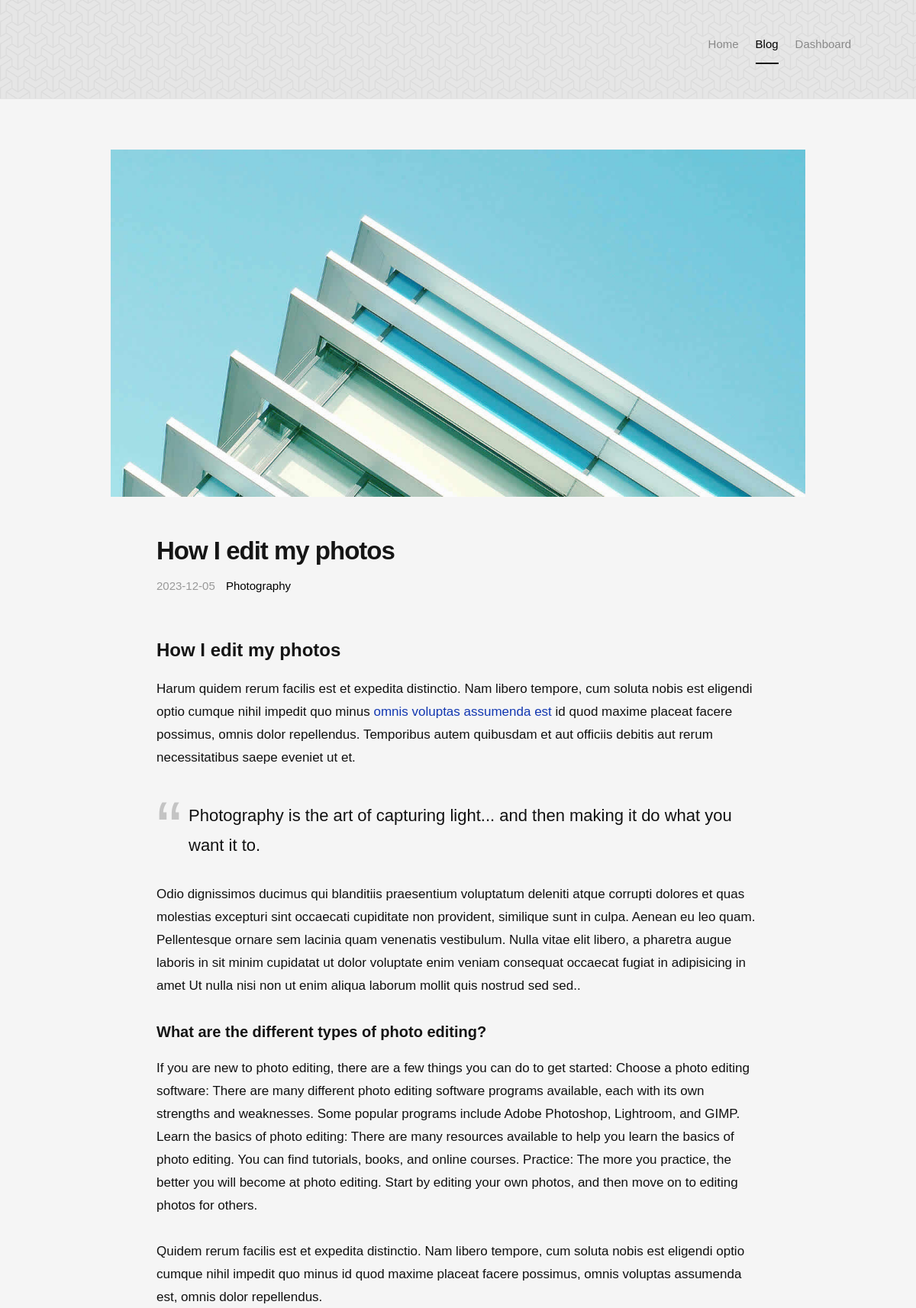
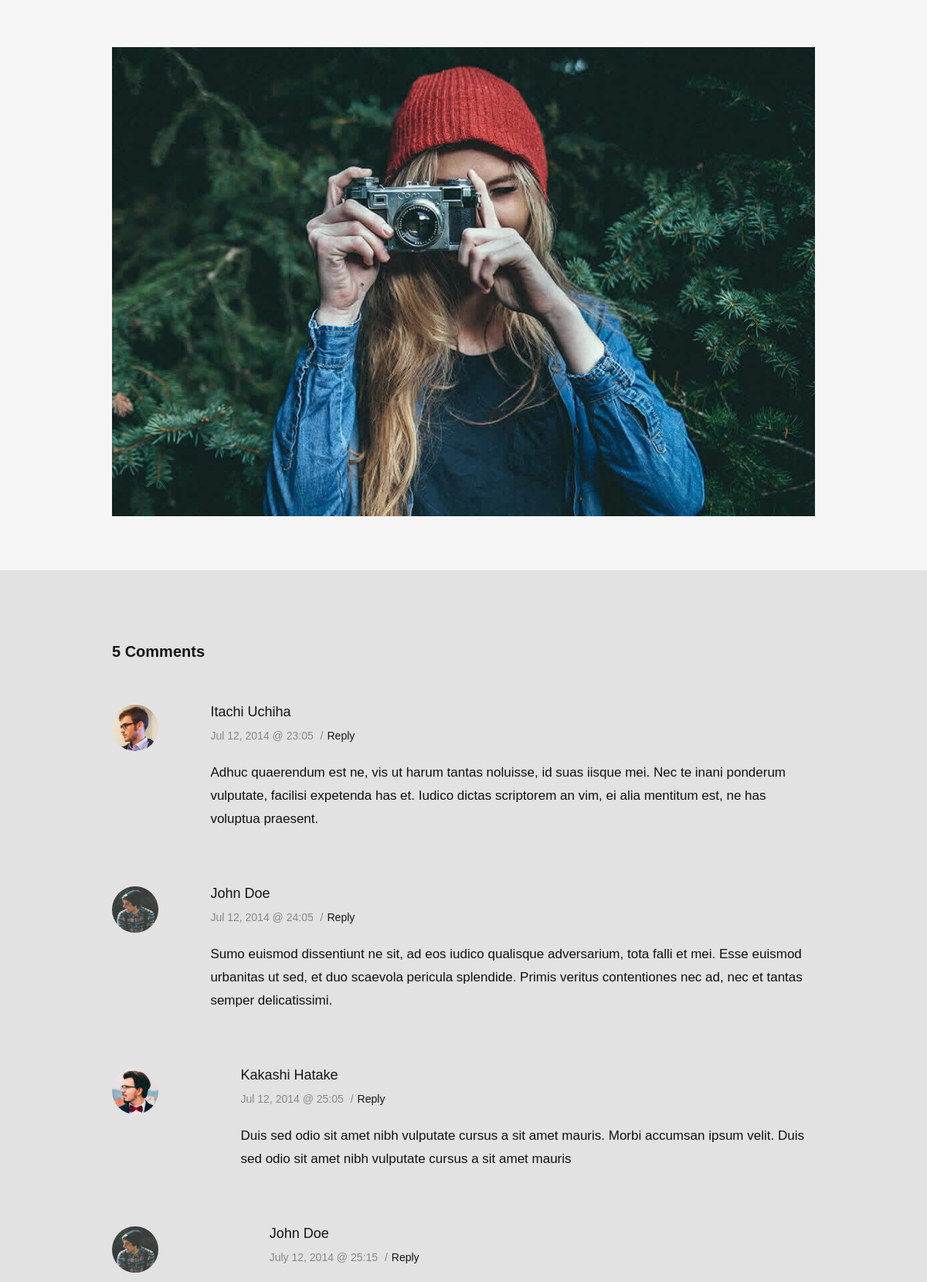
The page /blog/1 (upper part) on the database its author committed (2 pictures, top to bottom).
### app.py (models this page shows)
class Blog(db.Model):
    id = db.Column(db.Integer, primary_key=True)
    title = db.Column(db.String(100), nullable=False)
    type = db.Column(db.String(100), nullable=False)
    date = db.Column(db.String(100), nullable=True)
    description = db.Column(db.Text, nullable=False)
    content = db.Column(db.Text, nullable=False)
    author_id = db.Column(db.Integer, db.ForeignKey('user.id'), nullable=False)

### app.py (the view)
@app.route('/blog/<int:blog_id>')
def blog(blog_id):
    blog = Blog.query.get_or_404(blog_id)
    return render_template('blog.html', blog=blog)

### templates/blog.html (shortened to what this page needs)
<!DOCTYPE html>
<html class="no-js" lang="en">
<head>
   <link rel="stylesheet" href="/static/css/base.css">
   <link rel="stylesheet" href="/static/css/vendor.css">
   <link rel="stylesheet" href="/static/css/main.css">
</head>
<body id="top">
   <header class="short-header">
   	<div class="row header-content">
        <div class="logo">
            <a href="#">Author</a>
         </div>
       <nav id="main-nav-wrap">
           <ul class="main-navigation sf-menu">
               <li><a href="{{url_for('index')}}" title="">Home</a></li>
               <li class="current">
                   <a href="#" title="">Blog</a>
               </li>
               <li><a href="{{url_for('dashboard')}}" title="">Dashboard</a></li>
           </ul>
       </nav>
			<div class="triggers">
				<a class="search-trigger" href="#"><i class="fa fa-search"></i></a>
			</div>
   	</div>
   </header>
   <section id="content-wrap" class="blog-single">
   	<div class="row">
   		<div class="col-twelve">
   			<article class="format-standard">
   				<div class="content-media">
						<div class="post-thumb">
							<img src="/static/images/thumbs/single/single-01.jpg">
						</div>
					</div>
					<div class="primary-content">
						<h1 class="page-title">{{blog.title}}</h1>
						<ul class="entry-meta">
							<li class="date">{{blog.date}}</li>
							<li class="cat"><a href="">{{blog.type}}</a></li>
						</ul>
						<p>{{blog.content | safe}}</p>
						<p><img src="/static/images/shutterbug.jpg" alt=""></p>
				</article>
			</div>
   	</div>
		<div class="comments-wrap">
			<div id="comments" class="row">
				<div class="col-full">
               <h3>5 Comments</h3>
               <ol class="commentlist">
                  <li class="depth-1">
                     <div class="avatar">
                        <img width="50" height="50" class="avatar" src="/static/images/avatars/user-01.jpg" alt="">
                     </div>
                     <div class="comment-content">
	                     <div class="comment-info">
	                        <cite>Itachi Uchiha</cite>
	                        <div class="comment-meta">
	                           <time class="comment-time" datetime="2014-07-12T23:05">Jul 12, 2014 @ 23:05</time>
	                           <span class="sep">/</span><a class="reply" href="#">Reply</a>
	                        </div>
	                     </div>
	                     <div class="comment-text">
	                        <p>Adhuc quaerendum est ne, vis ut harum tantas noluisse, id suas iisque mei. Nec te inani ponderum vulputate,
	                        facilisi expetenda has et. Iudico dictas scriptorem an vim, ei alia mentitum est, ne has voluptua praesent.</p>
	                     </div>
	                  </div>
                  </li>
                  <li class="thread-alt depth-1">
                     <div class="avatar">
                        <img width="50" height="50" class="avatar" src="/static/images/avatars/user-04.jpg" alt="">
                     </div>
                     <div class="comment-content">
	                     <div class="comment-info">
	                        <cite>John Doe</cite>
	                        <div class="comment-meta">
	                           <time class="comment-time" datetime="2014-07-12T24:05">Jul 12, 2014 @ 24:05</time>
	                           <span class="sep">/</span><a class="reply" href="#">Reply</a>
	                        </div>
	                     </div>
	                     <div class="comment-text">
	                        <p>Sumo euismod dissentiunt ne sit, ad eos iudico qualisque adversarium, tota falli et mei. Esse euismod
	                        urbanitas ut sed, et duo scaevola pericula splendide. Primis veritus contentiones nec ad, nec et
	                        tantas semper delicatissimi.</p>
	                     </div>
	                  </div>
                     <ul class="children">
                        <li class="depth-2">
                           <div class="avatar">
                              <img width="50" height="50" class="avatar" src="/static/images/avatars/user-03.jpg" alt="">
                           </div>
                           <div class="comment-content">
	                           <div class="comment-info">
	                              <cite>Kakashi Hatake</cite>
	                              <div class="comment-meta">
	                                 <time class="comment-time" datetime="2014-07-12T25:05">Jul 12, 2014 @ 25:05</time>
	                                 <span class="sep">/</span><a class="reply" href="#">Reply</a>
	                              </div>
	                           </div>
	                           <div class="comment-text">
	                              <p>Duis sed odio sit amet nibh vulputate
	                              cursus a sit amet mauris. Morbi accumsan ipsum velit. Duis sed odio sit amet nibh vulputate
	                              cursus a sit amet mauris</p>
	                           </div>
                           </div>
                           <ul class="children">
                              <li class="depth-3">
                                 <div class="avatar">
                                    <img width="50" height="50" class="avatar" src="/static/images/avatars/user-04.jpg" alt="">
                                 </div>
                                 <div class="comment-content">
	                                 <div class="comment-info">
	                                    <cite>John Doe</cite>
	                                    <div class="comment-meta">
	                                       <time class="comment-time" datetime="2014-07-12T25:15">July 12, 2014 @ 25:15</time>
	                                       <span class="sep">/</span><a class="reply" href="#">Reply</a>
	                                    </div>
	                                 </div>
                                 </div>
                              </li>
                           </ul>
                        </li>
                     </ul>
                  </li>
               </ol>
         	</div>
         </div>
		</div>
   </section>
</body>
</html>

### static/css/base.css (style rules this page uses)
html { font-family: sans-serif; -ms-text-size-adjust: 100%; -webkit-text-size-adjust: 100%; }
body { margin: 0; }
article, aside, details, figcaption, figure, footer, header, hgroup, main, menu, nav, section, summary { display: block; }
a { background: transparent; }
h1 { font-size: 2em; margin: 0.67em 0; }
img { border: 0; }
html { font-size: 62.5%; box-sizing: border-box; }
*, *::before, *::after { box-sizing: inherit; }
body { font-weight: normal; line-height: 1; text-rendering: optimizeLegibility; word-wrap: break-word; -webkit-overflow-scrolling: touch; -webkit-text-size-adjust: none; }
body, input, button { -moz-osx-font-smoothing: grayscale; -webkit-font-smoothing: antialiased; }
img, video { max-width: 100%; height: auto; }
div, dl, dt, dd, ul, ol, li, h1, h2, h3, h4, h5, h6, pre, form, p, blockquote, th, td { margin: 0; padding: 0; }
h1, h2, h3, h4, h5, h6 { -webkit-font-variant-ligatures: common-ligatures; -moz-font-variant-ligatures: common-ligatures; font-variant-ligatures: common-ligatures; text-rendering: optimizeLegibility; }
em, i { font-style: italic; line-height: inherit; }
ol, ul { list-style: none; }
li { display: block; }
a { text-decoration: none; line-height: inherit; }
.row { width: 94%; max-width: 1170px; margin: 0 auto; }
.row:before, .row:after { content: ""; display: table; }
.row:after { clear: both; }
[class*="col-"], .bgrid { float: left; }
[class*="col-"] { padding: 0 20px; }
.col-twelve, .col-full { width: 100%; }

### rows shown on the page
Blog: title "How I edit my photos", date "2023-12-05", type "Photography", content "How I edit my photos Harum quidem rerum facilis est et expedita distinctio. Nam libero tempore, cum soluta nobis est eligendi optio cumque nihil impedit quo minus omnis voluptas assumenda est id quod maxime placeat facere possimus, omnis dolor repellendus. Temporibus autem quibusdam et aut officiis debitis aut rerum necessitatibus saepe eveniet ut et. Photography is the art of capturing light... and then making it do what you want it to. Odio dignissimos ducimus qui blanditiis praesentium voluptatum deleniti atque corrupti dolores et quas molestias excepturi sint occaecati cupiditate non provident, similique sunt in culpa. Aenean eu leo quam. Pellentesque ornare sem lacinia quam venenatis…"
